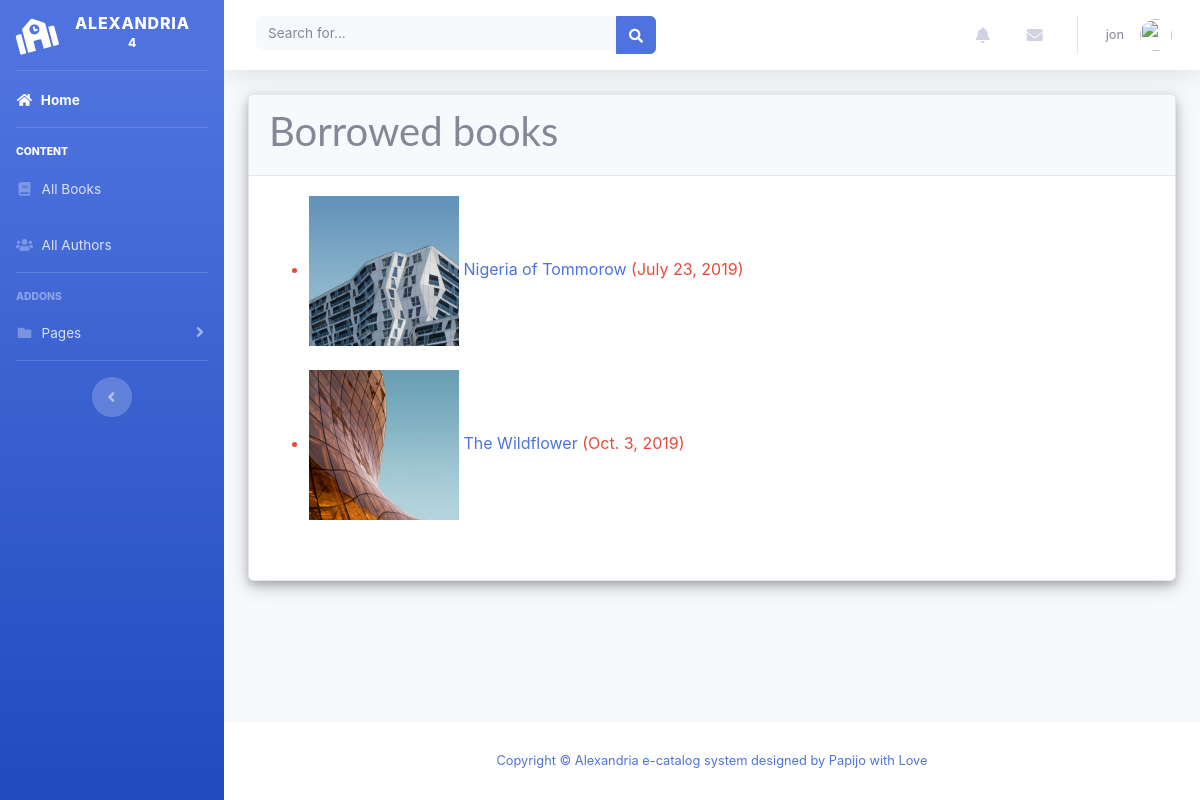
The app's page /mybooks/ (signed in) with its own data.
### catalog/models.py (models this page shows, shortened)
class BookInstance(models.Model):
    id = models.UUIDField(primary_key=True, default=uuid.uuid4, help_text='Unique ID for this particular book across whole library')
    book = models.ForeignKey('Book', on_delete=models.SET_NULL, null=True)
    imprint = models.CharField(max_length=200)
    due_back = models.DateField(null=True, blank=True)
    borrower = models.ForeignKey(User, on_delete=models.SET_NULL, null=True, blank=True)
    LOAN_STATUS = (
        ('m', 'Maintenance'),
        ('o', 'On loan'),
        ('a', 'Available'),
        ('r', 'Reserved'),
    )
    status = models.CharField(
        max_length=1,
        choices=LOAN_STATUS,
        blank=True,
        default='m',
        help_text='Book availability',
    )
    class Meta:
        ordering = ['due_back']
        permissions = (("can_mark_returned", "Set book as returned"),)
    @property
    def is_overdue(self):
        if self.due_back and date.today() > self.due_back:
            return True
        return False

class Book(models.Model):
    title = models.CharField(max_length=200)
    author = models.ForeignKey('Author', on_delete=models.SET_NULL, null=True)
    summary = models.TextField(max_length=1000, help_text='Enter a brief description of the book')
    isbn = models.CharField('ISBN', max_length=13, help_text='13 Character <a href="https://www.isbn-international.org/content/what-isbn">ISBN number</a>')
    genre = models.ManyToManyField(Genre, help_text='Select a genre for this book')
    language = models.ForeignKey('Language', on_delete=models.SET_NULL, null=True)
    image = models.ImageField(upload_to='uploads/book', blank=True, null = True)
    def display_genre(self):
        """Create a string for the Genre. This is required to display genre in Admin."""
        return ', '.join(genre.name for genre in self.genre.all()[:3])
    display_genre.short_description = 'Genre'
    def book_cover(self):
        return format_html('<img src = "/media/%s" width="100" height="100" />' % (self.image))
    book_cover.short_description = 'Image'
    book_cover.allow_tags = True

### catalog/views.py (the view)
# urls.py: path('mybooks/', views.LoanedBooksByUserListView.as_view(), name='my-borrowed'),
class LoanedBooksByUserListView(LoginRequiredMixin,generic.ListView):
    model = BookInstance
    template_name ='catalog/bookinstance_list_borrowed_user.html'
    paginate_by = 4
    def get_queryset(self):
        return BookInstance.objects.filter(borrower=self.request.user).filter(status__exact='o').order_by('due_back')

### catalog/templates/catalog/bookinstance_list_borrowed_user.html
{% extends "base_generic.html" %}
{% block content %}
    <div class="card mb-4">
      <div class="card-header">
       <h1>Borrowed books </h1>
      </div>
      <div class="card-body">
        {% if bookinstance_list %}
    <ul>
      {% for bookinst in bookinstance_list %}
      <li class="{% if bookinst.is_overdue %}text-danger{% endif %}">
          <img height="150" width="150" src="{{ bookinst.book.image.url }}" />
        <a href="{% url 'book-detail' bookinst.book.pk %}">{{bookinst.book.title}}</a> ({{ bookinst.due_back }})
      </li>
      <br/>
      {% endfor %}
    </ul>
    {% else %}
      <p>There are no books borrowed.</p>
    {% endif %}
      </div>
    </div>
{% endblock %}

### catalog/templates/base_generic.html (shortened to what this page needs)
<!DOCTYPE html>
<html lang="en">
<head>
  {% load static %}
  <link rel="stylesheet" href="{% static 'css/bootstrap.min.css' %}">
  <link rel="stylesheet" href="{% static 'css/css/all.css' %}">
  <link rel="stylesheet" href="{% static 'css/css/brands.css' %}">
  <link rel="stylesheet" href="{% static 'css/css/fontawesome.css' %}">
  <link rel="stylesheet" href="{% static 'css/animate.css' %}">
  <link rel="stylesheet" href="{% static 'css/style.css' %}">
  <link rel="stylesheet" href="{% static 'css/css/solid.css' %}">
  <link rel="stylesheet" href="{% static 'css/landing-page.css' %}">
  <link rel="stylesheet" href="{% static 'css/sb-admin-2.css' %}">
</head>
<body id="page-top">
    <div id="wrapper">
      <ul class="navbar-nav bg-gradient-primary sidebar sidebar-dark accordion" id="accordionSidebar">
        <a class="sidebar-brand d-flex align-items-center justify-content-center" href="{% url 'homepage' %}">
          <div class="sidebar-brand-icon rotate-n-15">
            <i class="fas fa-school"></i>
          </div>
          <div class="sidebar-brand-text mx-3">Alexandria <sup>4</sup></div>
        </a>
        <hr class="sidebar-divider my-0">
        <li class="nav-item active">
          <a class="nav-link" href="{% url 'index' %}">
            <i class="fas fa-fw fa-home"></i>
            <span>Home</span></a>
        </li>
        <hr class="sidebar-divider">
        <div class="sidebar-heading text-white">
          Content
        </div>
        <li class="nav-item">
          <a class="nav-link collapsed" href="{% url 'books' %}"  >
            <i class="fas fa-fw fa-book"></i>
            <span>All Books</span>
          </a>
        </li>
        <li class="nav-item">
          <a class="nav-link collapsed" href="{% url 'authors' %}" >
            <i class="fas fa-fw fa-users"></i>
            <span>All Authors</span>
          </a>
        </li>
        <hr class="sidebar-divider">
        <div class="sidebar-heading">
          Addons
        </div>
        <li class="nav-item">
          <a class="nav-link collapsed" href="#" data-toggle="collapse" data-target="#collapsePages" aria-expanded="true" aria-controls="collapsePages">
            <i class="fas fa-fw fa-folder"></i>
            <span>Pages</span>
          </a>
        </li>
        <hr class="sidebar-divider d-none d-md-block">
        <div class="text-center d-none d-md-inline">
          <button class="rounded-circle border-0" id="sidebarToggle"></button>
        </div>
      </ul>
      <div id="content-wrapper" class="d-flex flex-column">
        <div id="content">
          <nav class="navbar navbar-expand navbar-light bg-white topbar mb-4 static-top shadow">
            <form class="d-none d-sm-inline-block form-inline mr-auto ml-md-3 my-2 my-md-0 mw-100 navbar-search">
              <div class="input-group">
                <input type="text" class="form-control bg-light border-0 small" placeholder="Search for..." aria-label="Search" aria-describedby="basic-addon2">
                <div class="input-group-append">
                  <button class="btn btn-primary" type="button">
                    <i class="fas fa-search fa-sm"></i>
                  </button>
                </div>
              </div>
            </form>
            <ul class="navbar-nav ml-auto">
              <li class="nav-item dropdown no-arrow mx-1">
                <a class="nav-link dropdown-toggle" href="#" id="alertsDropdown" role="button" data-toggle="dropdown" aria-haspopup="true" aria-expanded="false">
                  <i class="fas fa-bell fa-fw"></i>
                </a>
              </li>
              <li class="nav-item dropdown no-arrow mx-1">
                <a class="nav-link dropdown-toggle" href="#" id="messagesDropdown" role="button" data-toggle="dropdown" aria-haspopup="true" aria-expanded="false">
                  <i class="fas fa-envelope fa-fw"></i>
                </a>
              </li>
              {% if user.is_authenticated %}
              <li class="nav-item dropdown no-arrow">
                <a class="nav-link dropdown-toggle" href="#" id="userDropdown" role="button" data-toggle="dropdown" aria-haspopup="true" aria-expanded="false">
                  <span class="mr-2 d-none d-lg-inline text-gray-600 small">{{ user.get_username }}</span>
                  <img class="img-profile rounded-circle" src="https://source.unsplash.com/QAB-WJcbgJk/60x60">
                </a>
              </li>
              {% endif %}
            </ul>
          </nav>
          <div class="container-fluid" >
            {% block content %}{% endblock %}
          </div>
        </div>
        <footer class="sticky-footer bg-white">
          <div class="container my-auto">
            <div class="copyright text-center my-auto">
              <span><a href="http://ebhota.github.io/">Copyright &copy; Alexandria e-catalog system designed by Papijo with Love</a> </span>
            </div>
          </div>
        </footer>
      </div>
    </div>
  </body>
</html>

### catalog/static/css/css/all.css (style rules this page uses)
.fa, .fas, .far, .fal, .fad, .fab { -moz-osx-font-smoothing: grayscale; -webkit-font-smoothing: antialiased; display: inline-block; font-style: normal; font-variant: normal; text-rendering: auto; line-height: 1; }
.fa-sm { font-size: .875em; }
.fa-fw { text-align: center; width: 1.25em; }
.fa-bell:before { content: "\f0f3"; }
.fa-book:before { content: "\f02d"; }
.fa-envelope:before { content: "\f0e0"; }
.fa-folder:before { content: "\f07b"; }
.fa-home:before { content: "\f015"; }
.fa-school:before { content: "\f549"; }
.fa-search:before { content: "\f002"; }
.fa-users:before { content: "\f0c0"; }
.fa, .fas { font-family: 'Font Awesome 5 Free'; font-weight: 900; }

### catalog/static/css/style.css (style rules this page uses)
div.card { box-shadow: 0 4px 8px 0 rgba(0, 0, 0, 0.2), 0 6px 20px 0 rgba(0, 0, 0, 0.19); }

### catalog/static/css/css/solid.css (style rules this page uses)
.fa, .fas { font-family: 'Font Awesome 5 Free'; font-weight: 900; }

### catalog/static/css/landing-page.css (style rules this page uses)
body { font-family: 'Lato', 'Helvetica Neue', Helvetica, Arial, sans-serif; }
h1, h2, h3, h4, h5, h6 { font-family: 'Lato', 'Helvetica Neue', Helvetica, Arial, sans-serif; font-weight: 700; }

### records on screen
BookInstance: book.image (picture), book "Nigeria of Tommorow", due_back "July 23, 2019"
BookInstance: book.image (picture), book "The Wildflower", due_back "Oct. 3, 2019"

### other values on screen
{{ user.get_username }} "jon"
